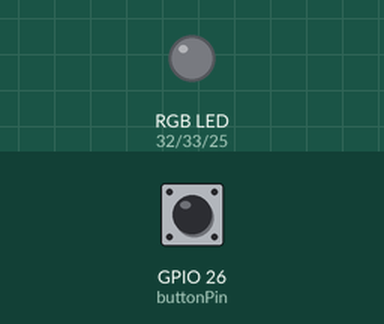
Simulated run of this sketch. Board: ESP32. Parts: an RGB LED mixed from three pins (HIGH = lit). The inputs (shaded band) are chosen by the test bench; at power-on: GPIO 26 (buttonPin) HIGH. Dim RGB values are drawn brighter than linear.

Above: at 1.2 s.
1.3 s: GPIO 26 (buttonPin) pulled LOW for 0.15 s
At 4.1 s:
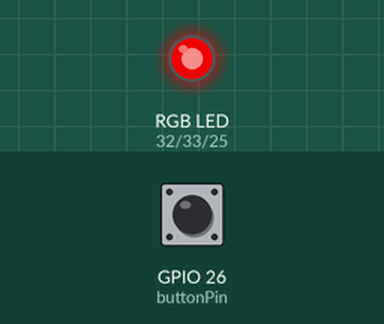
4.3 s: GPIO 26 (buttonPin) pulled LOW for 1 s
At 7.12 s:
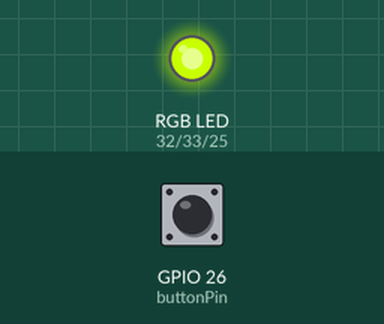
7.3 s: GPIO 26 (buttonPin) pulled LOW for 0.15 s
At 10.12 s:
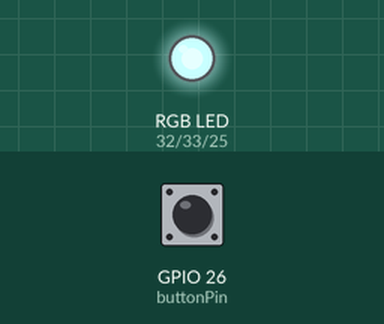
10.3 s: GPIO 26 (buttonPin) pulled LOW for 3.2 s
15.0 s: GPIO 26 (buttonPin) pulsed LOW 5 times (0.12 s each, 0.3 s apart)
Timing chart, 0 to 20.3 s (numbered marks = the images above; inputs shaded):
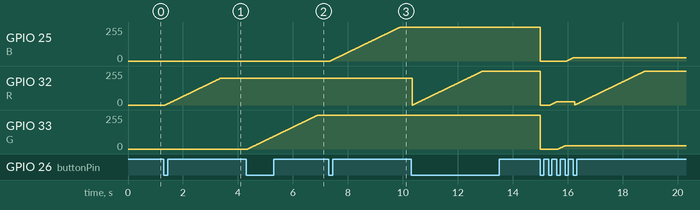

Measured:
- after the input at 1.3 s, GPIO 32 (R): moves from 0/255 to 199/255 over 2.0 s, starting after 0.06 s
- after the input at 4.3 s, GPIO 33 (G): moves from 0/255 to 254/255 over 2.5 s, starting after 0.06 s
- after the input at 7.3 s, GPIO 25 (B): moves from 0/255 to 254/255 over 2.5 s, starting after 0.06 s

The sketch:

sketch_oct29b.ino
```cpp
#define R 32
#define G 33
#define B 25
#define buttonPin 26  // 定義按鈕腳位，請根據實際連接修改

int buttonState;          // 當前按鈕狀態
int lastButtonState = HIGH;   // 上一次按鈕狀態
int currentStep = 0;      // 當前執行步驟
int brightness = 0;       // LED亮度值
bool increasing = true;   // 控制亮度是否在增加

void setup() {
  Serial.begin(9600);
  pinMode(R, OUTPUT);
  pinMode(G, OUTPUT);
  pinMode(B, OUTPUT);
  pinMode(buttonPin, INPUT_PULLUP);

  // 初始化所有LED為關閉狀態
  digitalWrite(R, LOW);
  digitalWrite(G, LOW);
  digitalWrite(B, LOW);
}

void loop() {
  // 讀取按鈕狀態
  buttonState = digitalRead(buttonPin);

  // 檢測按鈕按下
  if (buttonState == LOW && lastButtonState == HIGH) {
    currentStep++;    // 切換到下一個步驟
    if (currentStep > 4) {
      currentStep = 0;  // 重置步驟
      // 重置所有LED
      analogWrite(R, 0);
      analogWrite(G, 0);
      analogWrite(B, 0);
    }
    brightness = 0;     // 重置亮度值
    increasing = true;  // 重置方向為增加
    delay(50);         // 消除彈跳
  }
  lastButtonState = buttonState;

  // 根據當前步驟執行相應的LED控制
  switch (currentStep) {
    case 1:  // R增加到200
      if (increasing && brightness < 200) {
        analogWrite(R, brightness);
        brightness++;
        delay(10);
      }
      break;

    case 2:  // G增加到255
      if (increasing && brightness < 255) {
        analogWrite(G, brightness);
        brightness++;
        delay(10);
      }
      break;

    case 3:  // B增加到255
      if (increasing && brightness < 255) {
        analogWrite(B, brightness);
        brightness++;
        delay(10);
      }
      break;

    case 4:  // R增加到255
      if (increasing && brightness < 255) {
        analogWrite(R, brightness);
        brightness++;
        delay(10);
      }
      break;

    default:  // 初始狀態，所有LED關閉
      analogWrite(R, 0);
      analogWrite(G, 0);
      analogWrite(B, 0);
      brightness = 0;
      break;
  }
}
```
